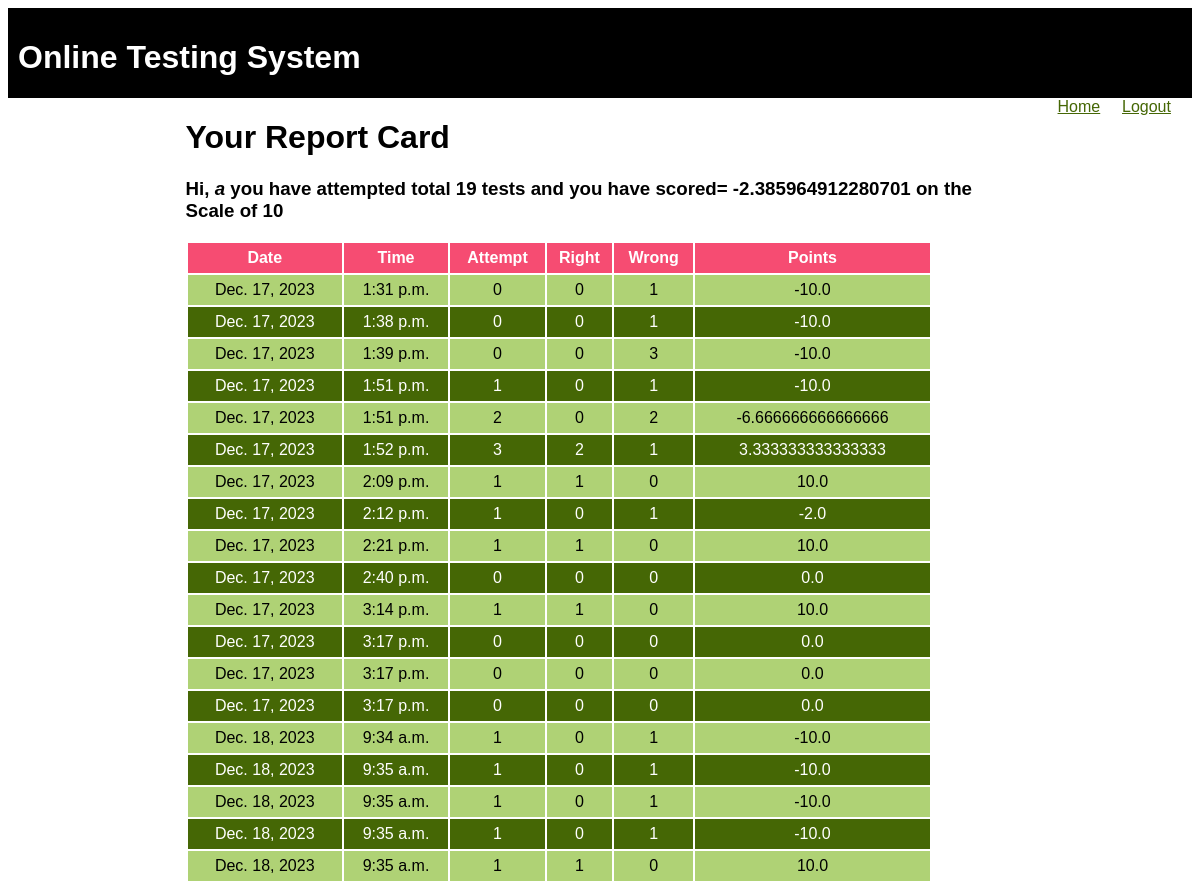
Before: /OTS/test-history (signed in) with the older database file.
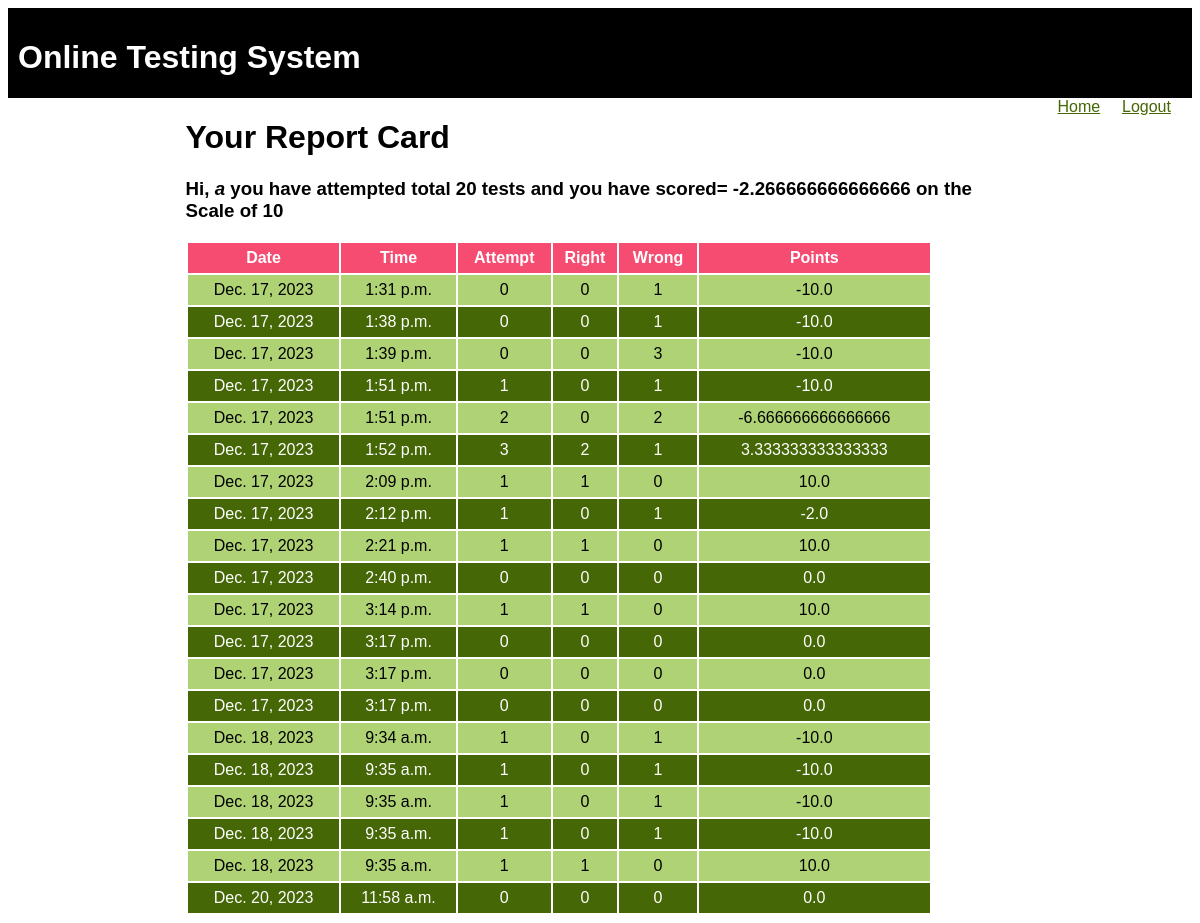
After: the same page with the newer database file.
### OTS/models.py (models this page shows)
class Candidate(models.Model):
    username=models.CharField(primary_key=True,max_length=20)
    password=models.CharField(null=False,max_length=20)
    name=models.CharField(null=False,max_length=30)
    test_attempted=models.IntegerField(default=0)
    points=models.FloatField(default=0.0)

class Result(models.Model):
    resultid=models.BigAutoField(primary_key=True,auto_created=True)
    username=models.ForeignKey(Candidate,on_delete=models.CASCADE)
    date=models.DateField(auto_now=True)
    time=models.TimeField(auto_now=True)
    attempt=models.IntegerField()
    right=models.IntegerField()
    wrong=models.IntegerField()
    points=models.FloatField()

### OTS/views.py (the view)
# urls.py: path('test-history',TestHistory,name="testHistory"),
def TestHistory(request):
    if 'name' not in request.session.keys():
        res=HttpResponseRedirect("login")
    candidate=Candidate.objects.filter(username=request.session['username'])
    results=Result.objects.filter(username_id=candidate[0].username)
    context={'candidate':candidate[0],'results':results}
    res=render(request,'candidate_history.html',context)
    return res

### OTS/templates/candidate_history.html (shortened to what this page needs)
{% extends 'main.html' %}
{%block top%}
<a href="{% url 'OTS:home' %}">Home</a>
<a href="{% url 'OTS:logout' %}">Logout</a>
{% endblock %}
{% block content%}
<h1>Your Report Card</h1>
 <h3><p>Hi, <i>{{candidate.name}} </i> you have attempted total {{candidate.test_attempted}} tests and you have scored= {{candidate.points}} on the Scale of 10</p></h3>
<table>
    <tr>
        <th>Date</th>
        <th>Time</th>
        <th>Attempt</th>
        <th>Right</th>
        <th>Wrong</th>
        <th>Points</th>
    </tr>
    {% for r in results %}
    <tr>
        <td>{{r.date}}</td>
        <td> {{r.time}}</td>
        <td> {{r.attempt}}</td>
        <td>{{r.right}} </td>
        <td>{{r.wrong}}</td>
        <td>{{r.points}}</td>
    </tr>
    {% endfor %}
</table>
{%endblock%}

### OTS/templates/main.html (shortened to what this page needs)
<!DOCTYPE html>
{%load static%}
<html lang="en">
<head>
    <link rel="stylesheet" href="{% static 'theme.css'%}">
    <link rel="stylesheet" href="{% static 'formstyle.css'%}">
    <link rel="stylesheet" href="{% static 'buttonstyle.css'%}">
</head>
<body>
    <div class="top">
        <div class="site name"><h1>Online Testing System</h1></div>
        <div class="menu">
            {% block top %} {% endblock %}
        </div>
    </div>
    <div class="content">
        {% block content %} {% endblock %}
    </div>
</body>
</html>

### OTS/static/theme.css (style rules this page uses)
* { font-family:'Gill Sans', 'Gill Sans MT', Calibri, 'Trebuchet MS', sans-serif; }
.top { height:70px; background-color:black; margin-bottom:20px; padding:10px; color:white; }
.top div.menu { float:right; }
.top div.menu a { color:#456705; display:inline-block; min-width:50px; margin-right:10px; }
.content { width:70%; margin-left:auto; margin-right:auto; }
table { width:90%; }
table tr:nth-child(odd) { background-color:#456705; color:white; height:30px; }
table tr:nth-child(even) { background-color:#AFD275; height:30px; }
table tr:first-child { background-color:#F64C72; }
table td { text-align:center; }

Changed rows visible on the page:
changed Candidate: test_attempted "19" → "20"; points "-2.385964912280701" → "-2.266666666666666"
added Result: date "Dec. 20, 2023", time "11:58 a.m.", attempt "0", right "0", wrong "0", points "0.0"
